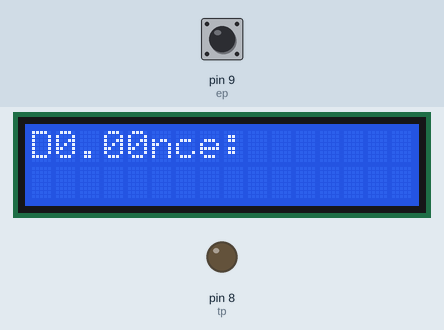
Simulated run of this sketch. Board: Arduino Uno, built with avr-gcc and run on an emulated ATmega328P. On the bench: 16×2 character LCD, output pins drawn as LEDs (lit = HIGH). Inputs (shaded band) come from the test bench; at power-on: pin 9 (ep) LOW. What the sketch prints to the serial monitor is not drawn.

Above: at 1.8 s.
1.9 s: pin 9 (ep) pulsed HIGH 5 times (0.12 s each, 0.3 s apart)
At 2.41 s:
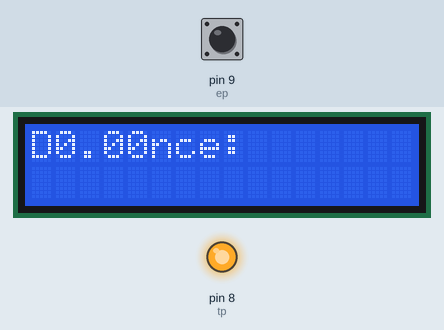
At 3.5 s:
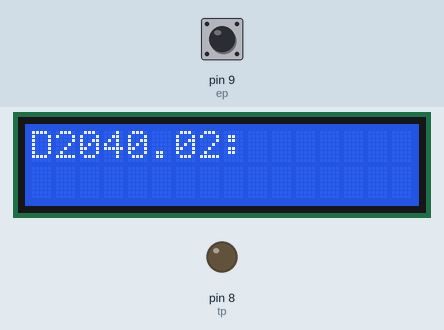
Timing chart, 0 to 11.9 s (numbered marks = the images above; inputs shaded):
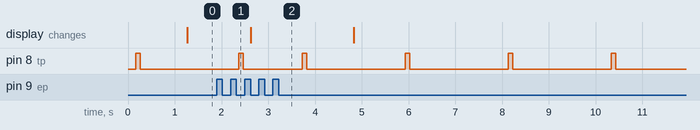

The sketch:

LCD_Ultra_sonic_sensor.ino
```cpp
#include<LiquidCrystal.h>
LiquidCrystal lcd(2,3,4,5,6,7);
const int tp=8;
const int ep=9;
//const int gl=10;
//const int rl=11;
//const int wl=12;
float duration;
float distance;

void setup() {
Serial.begin(9600);
lcd.begin(16,2);
pinMode(tp, OUTPUT);
pinMode(ep, INPUT);
//pinMode(gl, OUTPUT);
//pinMode(rl, OUTPUT);
//pinMode(wl, OUTPUT);
}

void loop() {
  digitalWrite(tp,LOW);
  delay(100);
  digitalWrite(tp,HIGH);
  delay(100);
  digitalWrite(tp,LOW);
  duration =pulseIn(ep,HIGH);
  distance = 0.034*duration/2.0;
  Serial.print("Distance: ");
  Serial.print(distance);
  Serial.println(" cm");
  lcd.setCursor(0,0);
  lcd.print("Distance: ");
  lcd.setCursor(1,0);
  lcd.print(distance);
  delay(1000);
}
```

Measured:
- after the input at 1.9 s, the display: changes after 0.72 s (image 2)
